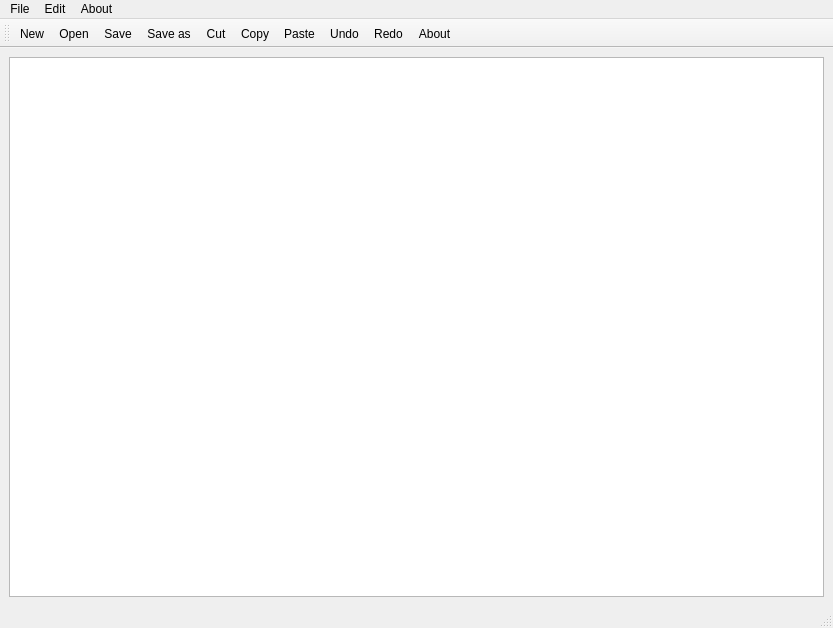
<?xml version="1.0" encoding="UTF-8"?>
<ui version="4.0">
 <class>MainWindow</class>
 <widget class="QMainWindow" name="MainWindow">
  <property name="geometry">
   <rect>
    <x>0</x>
    <y>0</y>
    <width>833</width>
    <height>628</height>
   </rect>
  </property>
  <property name="windowTitle">
   <string>MainWindow</string>
  </property>
  <widget class="QWidget" name="centralwidget">
   <layout class="QHBoxLayout" name="horizontalLayout">
    <item>
     <widget class="QTextEdit" name="textEdit"/>
    </item>
   </layout>
  </widget>
  <widget class="QMenuBar" name="menubar">
   <property name="geometry">
    <rect>
     <x>0</x>
     <y>0</y>
     <width>833</width>
     <height>21</height>
    </rect>
   </property>
   <widget class="QMenu" name="menuFile">
    <property name="title">
     <string>File</string>
    </property>
    <addaction name="actionNew"/>
    <addaction name="actionOpen"/>
    <addaction name="separator"/>
    <addaction name="actionSave"/>
    <addaction name="actionSave_as"/>
   </widget>
   <widget class="QMenu" name="menuEdit">
    <property name="title">
     <string>Edit</string>
    </property>
    <addaction name="actionCut"/>
    <addaction name="actionCopy"/>
    <addaction name="actionPaste"/>
    <addaction name="separator"/>
    <addaction name="actionRedo"/>
    <addaction name="actionUndo"/>
   </widget>
   <widget class="QMenu" name="menuAbout">
    <property name="title">
     <string>About</string>
    </property>
    <addaction name="actionAbout"/>
   </widget>
   <addaction name="menuFile"/>
   <addaction name="menuEdit"/>
   <addaction name="menuAbout"/>
  </widget>
  <widget class="QStatusBar" name="statusbar"/>
  <widget class="QToolBar" name="toolBar">
   <property name="windowTitle">
    <string>toolBar</string>
   </property>
   <attribute name="toolBarArea">
    <enum>TopToolBarArea</enum>
   </attribute>
   <attribute name="toolBarBreak">
    <bool>false</bool>
   </attribute>
   <addaction name="actionNew"/>
   <addaction name="actionOpen"/>
   <addaction name="actionSave"/>
   <addaction name="actionSave_as"/>
   <addaction name="actionCut"/>
   <addaction name="actionCopy"/>
   <addaction name="actionPaste"/>
   <addaction name="actionUndo"/>
   <addaction name="actionRedo"/>
   <addaction name="actionAbout"/>
  </widget>
  <action name="actionNew">
   <property name="icon">
    <iconset resource="Resource.qrc">
     <normaloff>:/rec/img/icons8-new-copy-100.png</normaloff>:/rec/img/icons8-new-copy-100.png</iconset>
   </property>
   <property name="text">
    <string>New</string>
   </property>
  </action>
  <action name="actionOpen">
   <property name="icon">
    <iconset resource="Resource.qrc">
     <normaloff>:/rec/img/icons8-open-document-100.png</normaloff>:/rec/img/icons8-open-document-100.png</iconset>
   </property>
   <property name="text">
    <string>Open</string>
   </property>
  </action>
  <action name="actionSave">
   <property name="icon">
    <iconset resource="Resource.qrc">
     <normaloff>:/rec/img/icons8-save-100.png</normaloff>:/rec/img/icons8-save-100.png</iconset>
   </property>
   <property name="text">
    <string>Save</string>
   </property>
  </action>
  <action name="actionSave_as">
   <property name="icon">
    <iconset resource="Resource.qrc">
     <normaloff>:/rec/img/icons8-save-as-100.png</normaloff>:/rec/img/icons8-save-as-100.png</iconset>
   </property>
   <property name="text">
    <string>Save as</string>
   </property>
  </action>
  <action name="actionCut">
   <property name="text">
    <string>Cut</string>
   </property>
  </action>
  <action name="actionCopy">
   <property name="text">
    <string>Copy</string>
   </property>
  </action>
  <action name="actionPaste">
   <property name="text">
    <string>Paste</string>
   </property>
  </action>
  <action name="actionRedo">
   <property name="icon">
    <iconset resource="Resource.qrc">
     <normaloff>:/rec/img/icons8-redo-100.png</normaloff>:/rec/img/icons8-redo-100.png</iconset>
   </property>
   <property name="text">
    <string>Redo</string>
   </property>
  </action>
  <action name="actionUndo">
   <property name="icon">
    <iconset resource="Resource.qrc">
     <normaloff>:/rec/img/icons8-undo-100.png</normaloff>:/rec/img/icons8-undo-100.png</iconset>
   </property>
   <property name="text">
    <string>Undo</string>
   </property>
  </action>
  <action name="actionAbout">
   <property name="icon">
    <iconset resource="Resource.qrc">
     <normaloff>:/rec/img/icons8-about-100.png</normaloff>:/rec/img/icons8-about-100.png</iconset>
   </property>
   <property name="text">
    <string>About</string>
   </property>
  </action>
 </widget>
 <resources>
  <include location="Resource.qrc"/>
 </resources>
 <connections/>
</ui>
